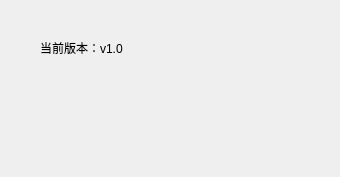
<?xml version="1.0" encoding="UTF-8"?>
<ui version="4.0">
 <class>VersionDialog</class>
 <widget class="QDialog" name="VersionDialog">
  <property name="geometry">
   <rect>
    <x>0</x>
    <y>0</y>
    <width>340</width>
    <height>177</height>
   </rect>
  </property>
  <property name="windowTitle">
   <string>Dialog</string>
  </property>
  <widget class="QLabel" name="label">
   <property name="geometry">
    <rect>
     <x>40</x>
     <y>40</y>
     <width>111</width>
     <height>16</height>
    </rect>
   </property>
   <property name="text">
    <string>当前版本：v1.0</string>
   </property>
  </widget>
 </widget>
 <resources/>
 <connections/>
</ui>
